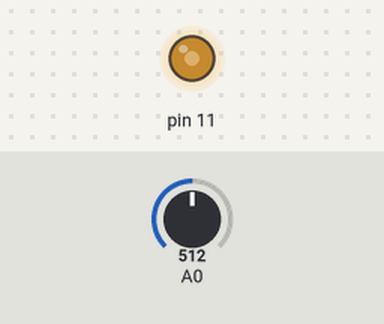
This sketch was run on a simulated Arduino Uno, built with avr-gcc and run on an emulated ATmega328P. Shown: output pins drawn as LEDs (lit = HIGH). The test bench sets the inputs (shaded band); at power-on: A0 = 512.

Above: at 1.2 s.
1.3 s: A0 set to 716
At 2.4 s:
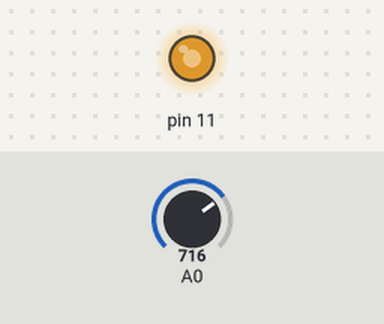
2.8 s: A0 set to 900
At 3.6 s:
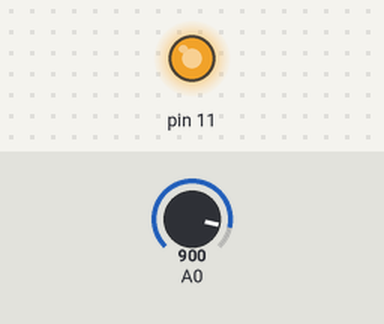
4.3 s: A0 set to 122
At 4.8 s:
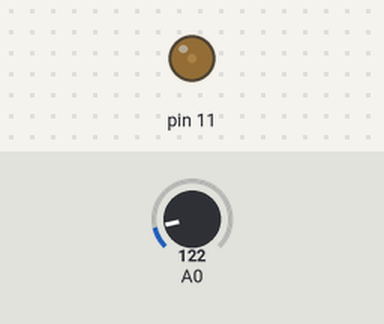
5.8 s: A0 set to 0
At 6.1 s:
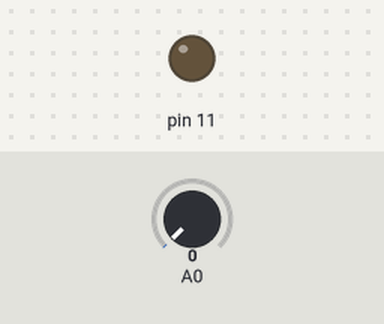
7.3 s: A0 set to 511
At 8.5 s:
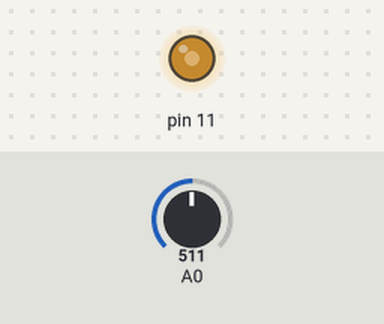
Timing chart, 0 to 9.8 s (numbered marks = the images above; inputs shaded):
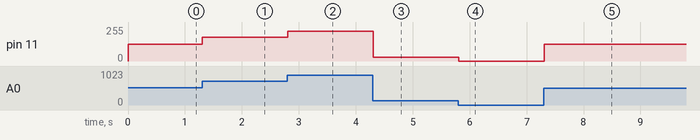

The sketch:

servo.ino
```cpp
#include <Servo.h>

Servo myservo;

void setup() {
//    myservo.attach(9);
}

void loop() {
//  for (int i = 0; i <150; ++i)
//  {
//    myservo.write(i);
//    delay(15);
//  }
//    myservo.write(0);
//    delay(1000);

  int val = analogRead(A0);
  int rad = map(val, 0, 1023, 0, 255);
//  myservo.write(rad);

  analogWrite(11, rad);
  delay(100);
}
```

Measured:
- after the input at 1.3 s, pin 11: 127/255 → 178/255 at once
- after the input at 2.8 s, pin 11: 178/255 → 224/255 at once
- after the input at 4.3 s, pin 11: 224/255 → 30/255 at once
- after the input at 5.8 s, pin 11: 30/255 → 0/255 at once
- after the input at 7.3 s, pin 11: 0/255 → 127/255 at once
